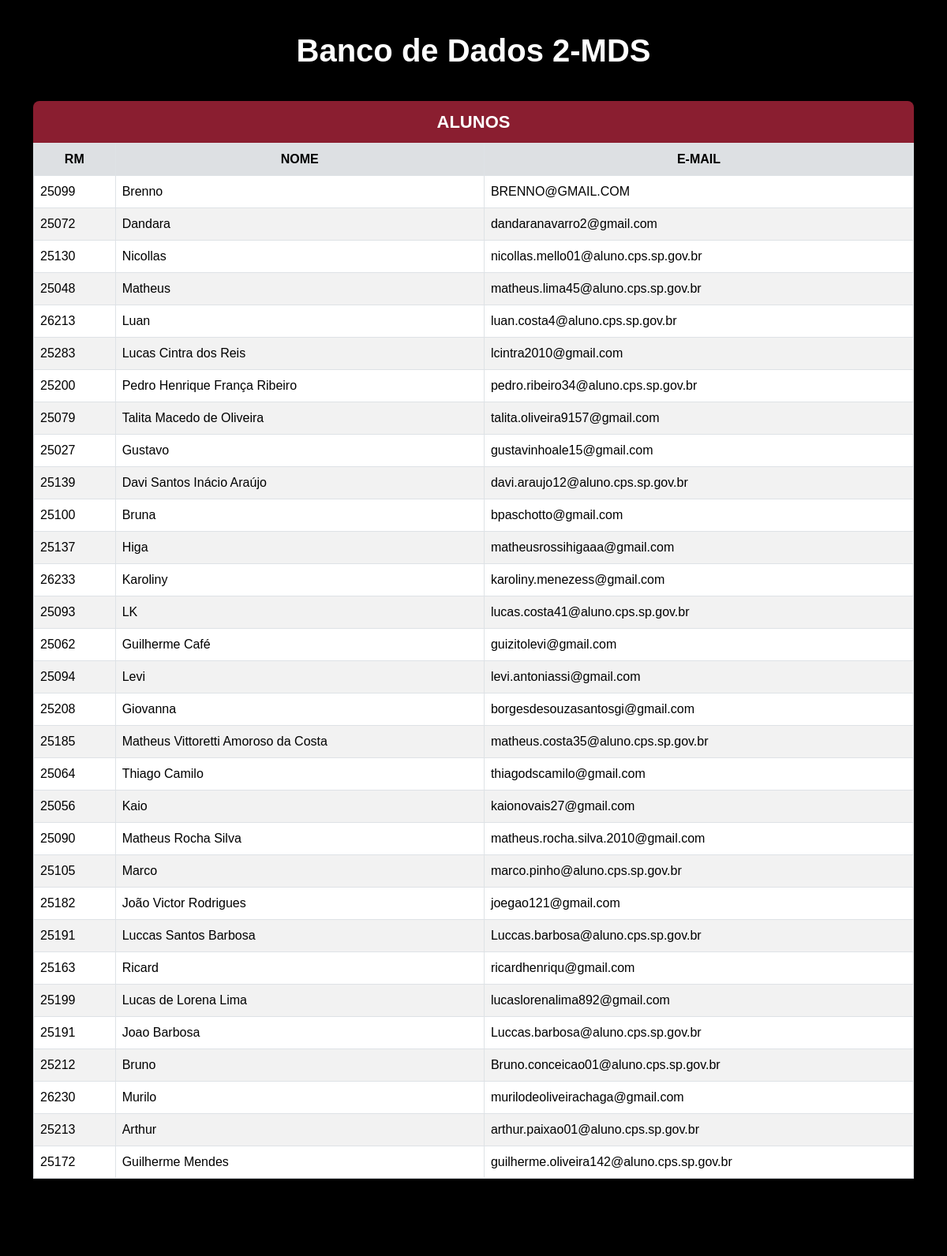
The page / (upper part) on the database its author committed.
### tables this page shows
CREATE TABLE IF NOT EXISTS ALUNOS (
    cd_aluno INT NOT NULL AUTO_INCREMENT PRIMARY KEY,
    nm_aluno VARCHAR(80) NOT NULL,
    ds_matricula VARCHAR(5) NOT NULL,
    ds_email VARCHAR(80) NOT NULL
);

### index.php (the view, shortened to what this page needs)
<?php
include('inc/conexao.php');
$sql_alunos = "SELECT * FROM ALUNOS";
$resultado_alunos = $conexao->query($sql_alunos);
?>
<!DOCTYPE html>
<html lang="pt-br">
<head>
    <link href="https://cdn.jsdelivr.net/npm/bootstrap@5.3.8/dist/css/bootstrap.min.css" rel="stylesheet">
</head>
<body>
<div class="container">
    <div class="titulo">
        <h1>Banco de Dados 2-MDS</h1>
    </div>
    <div class="tabela-container">
        <table class="table table-striped table-bordered">
            <caption>ALUNOS</caption>
            <tr>
                <th>RM</th>
                <th>NOME</th>
                <th>E-MAIL</th>
            </tr>
            <?php
            if ($resultado_alunos->num_rows > 0) {
                while ($aluno = $resultado_alunos->fetch_assoc()) {
                    echo "<tr>";
                    echo "<td>" . $aluno['ds_matricula'] . "</td>";
                    echo "<td>" . $aluno['nm_aluno'] . "</td>";
                    echo "<td>" . $aluno['ds_email'] . "</td>";
                    echo "</tr>";
                }
            }
            ?>
        </table>
    </div>
</div>
</body>
</html>

### index.php (style rules this page uses)
body { background-color: #000000; font-family: Arial, sans-serif; padding-bottom: 50px; }
.container { margin-top: 40px; }
.titulo { text-align: center; margin-bottom: 40px; }
.titulo h1 { font-weight: bold; color: white; }
.tabela-container { margin-bottom: 100px; }
.table { background-color: white; margin-bottom: 0; }
caption { caption-side: top; background-color: #8a1e30; color: white; text-align: center; font-size: 22px; font-weight: bold; padding: 10px; border-radius: 8px 8px 0 0; }
th { text-align: center; background-color: #e9ecef !important; }
td { vertical-align: middle; }

### rows shown on the page
alunos: ds_matricula "25099", nm_aluno "Brenno", ds_email "BRENNO@GMAIL.COM"
alunos: ds_matricula "25072", nm_aluno "Dandara", ds_email "dandaranavarro2@gmail.com"
alunos: ds_matricula "25130", nm_aluno "Nicollas", ds_email "nicollas.mello01@aluno.cps.sp.gov.br"
alunos: ds_matricula "25048", nm_aluno "Matheus", ds_email "matheus.lima45@aluno.cps.sp.gov.br"
alunos: ds_matricula "26213", nm_aluno "Luan", ds_email "luan.costa4@aluno.cps.sp.gov.br"
alunos: ds_matricula "25283", nm_aluno "Lucas Cintra dos Reis", ds_email "lcintra2010@gmail.com"
alunos: ds_matricula "25200", nm_aluno "Pedro Henrique França Ribeiro", ds_email "pedro.ribeiro34@aluno.cps.sp.gov.br"
alunos: ds_matricula "25079", nm_aluno "Talita Macedo de Oliveira", ds_email "talita.oliveira9157@gmail.com"
alunos: ds_matricula "25027", nm_aluno "Gustavo", ds_email "gustavinhoale15@gmail.com"
alunos: ds_matricula "25139", nm_aluno "Davi Santos Inácio Araújo", ds_email "davi.araujo12@aluno.cps.sp.gov.br"
alunos: ds_matricula "25100", nm_aluno "Bruna", ds_email "bpaschotto@gmail.com"
alunos: ds_matricula "25137", nm_aluno "Higa", ds_email "matheusrossihigaaa@gmail.com"
alunos: ds_matricula "26233", nm_aluno "Karoliny", ds_email "karoliny.menezess@gmail.com"
alunos: ds_matricula "25093", nm_aluno "LK", ds_email "lucas.costa41@aluno.cps.sp.gov.br"
alunos: ds_matricula "25062", nm_aluno "Guilherme Café", ds_email "guizitolevi@gmail.com"
alunos: ds_matricula "25094", nm_aluno "Levi", ds_email "levi.antoniassi@gmail.com"
alunos: ds_matricula "25208", nm_aluno "Giovanna", ds_email "borgesdesouzasantosgi@gmail.com"
alunos: ds_matricula "25185", nm_aluno "Matheus Vittoretti Amoroso da Costa", ds_email "matheus.costa35@aluno.cps.sp.gov.br"
alunos: ds_matricula "25064", nm_aluno "Thiago Camilo", ds_email "thiagodscamilo@gmail.com"
alunos: ds_matricula "25056", nm_aluno "Kaio", ds_email "kaionovais27@gmail.com"
alunos: ds_matricula "25090", nm_aluno "Matheus Rocha Silva", ds_email "matheus.rocha.silva.2010@gmail.com"
alunos: ds_matricula "25105", nm_aluno "Marco", ds_email "marco.pinho@aluno.cps.sp.gov.br"
alunos: ds_matricula "25182", nm_aluno "João Victor Rodrigues", ds_email "joegao121@gmail.com"
alunos: ds_matricula "25191", nm_aluno "Luccas Santos Barbosa", ds_email "Luccas.barbosa@aluno.cps.sp.gov.br"
alunos: ds_matricula "25163", nm_aluno "Ricard", ds_email "ricardhenriqu@gmail.com"
alunos: ds_matricula "25199", nm_aluno "Lucas de Lorena Lima", ds_email "lucaslorenalima892@gmail.com"
alunos: ds_matricula "25191", nm_aluno "Joao Barbosa", ds_email "Luccas.barbosa@aluno.cps.sp.gov.br"
alunos: ds_matricula "25212", nm_aluno "Bruno", ds_email "Bruno.conceicao01@aluno.cps.sp.gov.br"
alunos: ds_matricula "26230", nm_aluno "Murilo", ds_email "murilodeoliveirachaga@gmail.com"
alunos: ds_matricula "25213", nm_aluno "Arthur", ds_email "arthur.paixao01@aluno.cps.sp.gov.br"
alunos: ds_matricula "25172", nm_aluno "Guilherme Mendes", ds_email "guilherme.oliveira142@aluno.cps.sp.gov.br"
